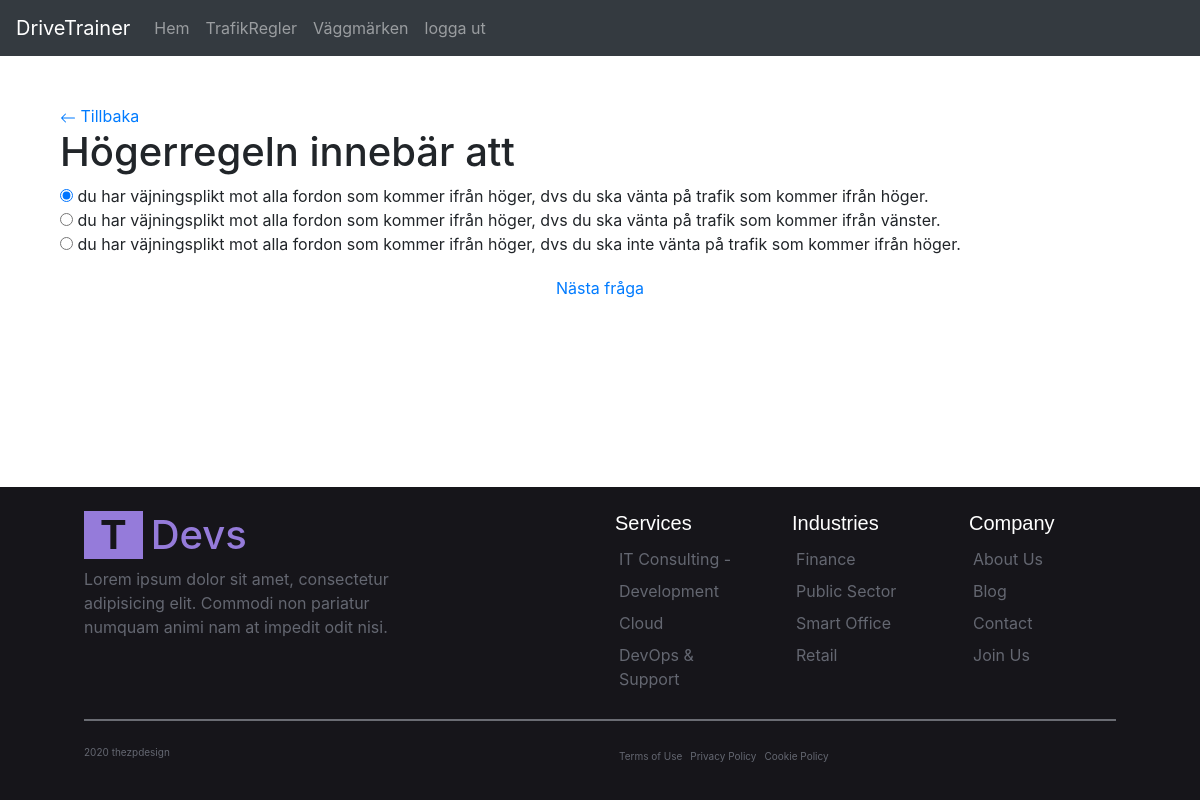
The app's page /trafic_rule_question_detail/3/ (signed in) with its own data.
### myapp/models.py (models this page shows, shortened)
class TraficRuleQuestion(models.Model):
    question_text = models.CharField(max_length=500,validators=[MinLengthValidator(5), MaxLengthValidator(500)])
    pub_date = models.DateTimeField('date published')
    is_saved = models.BooleanField(default=False)
    link = models.CharField(max_length=500,validators=[MinLengthValidator(5), MaxLengthValidator(500)])

class TraficRuleChoice(models.Model):
    question = models.ForeignKey(TraficRuleQuestion, on_delete=models.CASCADE)
    choice_text = models.CharField(max_length=400,validators=[MinLengthValidator(5), MaxLengthValidator(400)])
    is_correct = models.BooleanField(default=False)

### myapp/views.py (the view)
# urls.py: path('trafic_rule_question_detail/<int:question_id>/',
def trafic_rule_question_detail(request, question_id):
    if not isinstance(request.user, AnonymousUser):
        question = get_object_or_404(TraficRuleQuestion, pk=question_id)
        choices = question.traficrulechoice_set.all()
        last_question_id = TraficRuleQuestion.objects.last().id
        first_question_id = TraficRuleQuestion.objects.first().id
        is_last_question = question_id == last_question_id
        is_first_question = question_id == first_question_id
        message = ''
        is_answered_correctly = False
        if request.method == "POST":
            submitted_answer_id = request.POST.get('choice')
            if submitted_answer_id:
                submitted_choice = TraficRuleChoice.objects.get(
                    pk=submitted_answer_id)
                if submitted_choice.is_correct:
                    message = "Your answer is correct!"
                    is_answered_correctly = True
                    existing_answer = TraficRuleAnswer.objects.filter(
                        question=question, user=request.user).first()
                    if existing_answer:
                        existing_answer.is_answered = True
                        existing_answer.save()
                    else:
                        answer = TraficRuleAnswer.objects.create(
                            question=question, user=request.user, is_answered=True)
                        answer.selected_choices.add(submitted_choice)
                    existing_answer = TraficRuleAnswer.objects.filter(
                        question=question, user=request.user).first()
                    for choice in choices:
                        if choice in existing_answer.selected_choices.all():
                            choice.is_selected = True
                else:
                    message = "Sorry, your answer is wrong."
            else:
                message = "Please select an answer."
        elif request.method == "GET":
            existing_answer = TraficRuleAnswer.objects.filter(
                question=question, user=request.user).first()
            if existing_answer:
                for choice in choices:
                    if choice in existing_answer.selected_choices.all():
                        choice.is_selected = True
                        is_answered_correctly = True
        return render(request, 'question_detail.html', {'question': question, 'choices': choices, 'message': message, 'is_answered_correctly': is_answered_correctly, 'current_question_id': question_id, "last_question_id": last_question_id, "is_last_question": is_last_question, "is_first_question": is_first_question})
    else:
        return HttpResponseRedirect('login')

### templates/question_detail.html (shortened to what this page needs)
{% extends "base.html" %}
{% block content %}
<div class="container">
    <a  href="/">
        <svg xmlns="http://www.w3.org/2000/svg" width="16" height="16" fill="currentColor" class="bi bi-arrow-left" viewBox="0 0 16 16">
            <path fill-rule="evenodd" d="M15 8a.5.5 0 0 0-.5-.5H2.707l3.147-3.146a.5.5 0 1 0-.708-.708l-4 4a.5.5 0 0 0 0 .708l4 4a.5.5 0 0 0 .708-.708L2.707 8.5H14.5A.5.5 0 0 0 15 8"/>
        </svg>
        Tillbaka
    </a>
    <h1>{{ question.question_text }}</h1>
    <form method="post">
        {% for choice in choices %}
            <input type="radio" name="choice" value="{{ choice.id }}" {% if choice.is_selected %}checked{% endif %}>
            {{ choice.choice_text }}<br>
        {% endfor %}
    </form>
    <div class="button-container">
        {% if not is_last_question %}
        <a href="{% url 'next_question' current_question_id=current_question_id %}" class="nextButton">
           Nästa fråga
        </a>
        {% endif %}
    </div>
</div>
{% endblock %}

### templates/base.html (shortened to what this page needs)
{% load static %}
<!DOCTYPE html>
<html lang="en">
  <head>
    <link rel="stylesheet" href="https://cdn.jsdelivr.net/npm/bootstrap@4.6.2/dist/css/bootstrap.min.css" />
    <link rel="stylesheet" href="{% static 'css/styles.css' %}" />
  </head>
  <body>
    <nav class="navbar navbar-expand-lg navbar-dark bg-dark">
      <a class="navbar-brand" href="/">DriveTrainer</a>
      <div class="collapse navbar-collapse" id="navbarSupportedContent">
        <ul class="navbar-nav mr-auto">
          {% if user.is_authenticated %}
            <li class="nav-item {% if request.path == '/' %}active{% endif %}">
              <a class="nav-link" href="/">Hem <span class="sr-only">(current)</span></a>
            </li>
            <li class="nav-item {% if request.path == '/trafic_rules' %}active{% endif %}">
              <a class="nav-link" href="/trafic_rules">TrafikRegler</a>
            </li>
            <li class="nav-item {% if request.path == '/road_signs' %}active{% endif %}">
              <a class="nav-link" href="/road_signs">Väggmärken</a>
            </li>
            <li class="nav-item {% if request.path == '/logout' %}active{% endif %}">
              <a class="nav-link" href="{% url 'logout' %}">logga ut</a>
            </li>
          {% else %}
            <li class="nav-item {% if request.path == '/login' %}active{% endif %}">
              <a class="nav-link" href="{% url 'login' %}">logga in</a>
            </li>
          {% endif %}
        </ul>
      </div>
    </nav>
    <main class="container my-5">
      {% block content %}
      {% endblock %}
    </main>
    <footer>
        <div class="row mb-4">
          <div class="col-md-4 col-sm-11 col-xs-11">
            <div class="footer-text pull-left">
              <div class="d-flex">
                <h1 class="font-weight-bold mr-2 px-3" style="color:#16151a; background-color:#957bda">T</h1>
                <h1 style="color: #957bda">Devs</h1>
              </div>
              <p class="card-text">Lorem ipsum dolor sit amet, consectetur adipisicing elit. Commodi non pariatur numquam animi nam at impedit odit nisi.</p>
              <div class="social mt-2 mb-3">
                <i class="fa fa-facebook-official fa-lg"></i>
                <i class="fa fa-instagram fa-lg"></i>
                <i class="fa fa-twitter fa-lg"></i>
                <i class="fa fa-linkedin-square fa-lg"></i>
                <i class="fa fa-facebook"></i>
              </div>
            </div>
          </div>
          <div class="col-md-2 col-sm-1 col-xs-1 mb-2"></div>
          <div class="col-md-2 col-sm-4 col-xs-4">
            <h5 class="heading">Services</h5>
            <ul>
              <li>IT Consulting -</li>
              <li>Development</li>
              <li>Cloud</li>
              <li>DevOps & Support</li>
            </ul>
          </div>
          <div class="col-md-2 col-sm-4 col-xs-4">
            <h5 class="heading">Industries</h5>
            <ul class="card-text">
              <li>Finance</li>
              <li>Public Sector</li>
              <li>Smart Office</li>
              <li>Retail</li>
            </ul>
          </div>
          <div class="col-md-2 col-sm-4 col-xs-4">
            <h5 class="heading">Company</h5>
            <ul class="card-text">
              <li>About Us</li>
              <li>Blog</li>
              <li>Contact</li>
              <li>Join Us</li>
            </ul>
          </div>
        </div>
        <div class="divider mb-4"></div>
        <div class="row" style="font-size:10px;">
          <div class="col-md-6 col-sm-6 col-xs-6">
            <div class="pull-left">
              <p>
                 2020 thezpdesign
              </p>
            </div>
          </div>
          <div class="col-md-6 col-sm-6 col-xs-6">
            <div class="pull-right mr-4 d-flex policy">
              <div>Terms of Use</div>
              <div>Privacy Policy</div>
              <div>Cookie Policy</div>
            </div>
          </div>
        </div>
    </footer>
  </body>
</html>

### static/css/styles.css (style rules this page uses)
body { min-height: 100vh; display: flex; flex-direction: column; }
.button-container { display: flex; justify-content: center; gap: 50px; margin-top: 20px; }

### records on screen
TraficRuleQuestion: question_text "Högerregeln innebär att"
TraficRuleChoice: choice "☑", choice_text "du har väjningsplikt mot alla fordon som kommer ifrån höger, dvs du ska vänta på trafik som kommer ifrån höger."
TraficRuleChoice: choice_text "du har väjningsplikt mot alla fordon som kommer ifrån höger, dvs du ska vänta på trafik som kommer ifrån vänster."
TraficRuleChoice: choice_text "du har väjningsplikt mot alla fordon som kommer ifrån höger, dvs du ska inte vänta på trafik som kommer ifrån höger."
